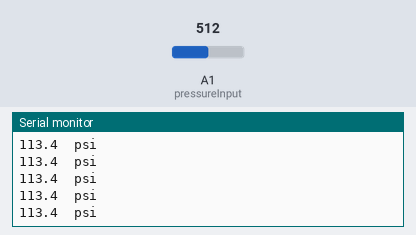
Simulated run of this sketch. Board: Arduino Uno, built with avr-gcc and run on an emulated ATmega328P. On the bench: the last lines printed to the serial monitor. Inputs (shaded band) come from the test bench; at power-on: A1 (pressureInput) = 512.

Above: at 1.2 s.
1.3 s: A1 (pressureInput) set to 472
At 1.33 s:
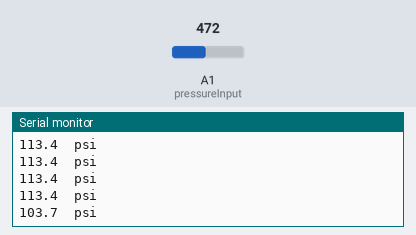
4.3 s: A1 (pressureInput) set to 447
At 4.31 s:
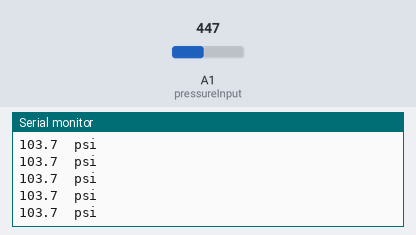
5.8 s: A1 (pressureInput) set to 95
At 5.83 s:
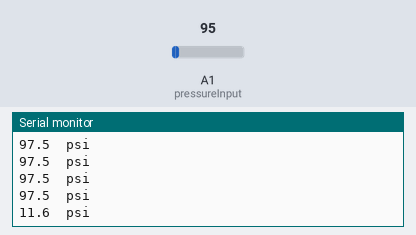
8.8 s: A1 (pressureInput) set to 82
At 8.81 s:
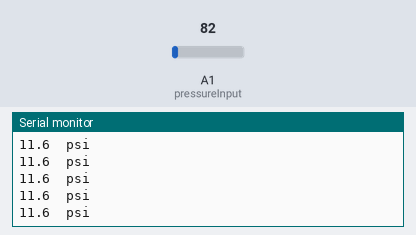
Timing chart, 0 to 11.3 s (numbered marks = the images above; inputs shaded):
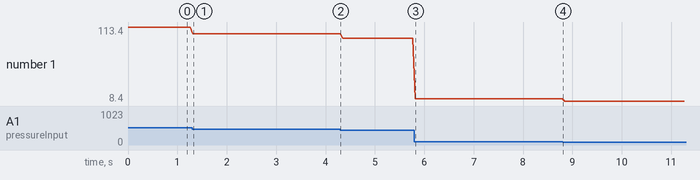

Measured:
- after the input at 1.3 s, the serial monitor: prints a new line at once (image 1)
- after the input at 5.8 s, the serial monitor: prints a new line at once (image 3)
- plotted number 1: 113.4 → 103.7 after the input at 1.3 s, 103.7 → 97.5 after the input at 4.3 s, 97.5 → 11.6 after the input at 5.8 s, 11.6 → 8.4 after the input at 8.8 s

The sketch:

transducer.ino
```cpp
#include <Arduino.h>

const int pressureInput = A1; // analog input pin for the pressure transducer
const int pressureZero = 102.4; // analog reading of pressure transducer at 0 psi
const int pressureMax = 921.6; // analog reading of pressure transducer at 100 psi
const int pressuretransducermaxPSI = 200; // maximum PSI value of the transducer
const int baudRate = 9600; // baud rate for serial communication
const int sensorreadDelay = 50; // delay for sensor readings in milliseconds

float pressureValue = 0; // variable to store pressure value

void setup() {
  Serial.begin(baudRate); // initialize serial communication
}

void loop() {
  pressureValue = analogRead(pressureInput); // read analog value from pressure transducer
  pressureValue = ((pressureValue - pressureZero) * pressuretransducermaxPSI) / (pressureMax - pressureZero) + 13.3; // convert analog reading to PSI
  Serial.print(pressureValue, 1); // print pressure value to serial monitor
  Serial.println("  psi"); // print unit label
  delay(sensorreadDelay); // delay between readings
}
```
